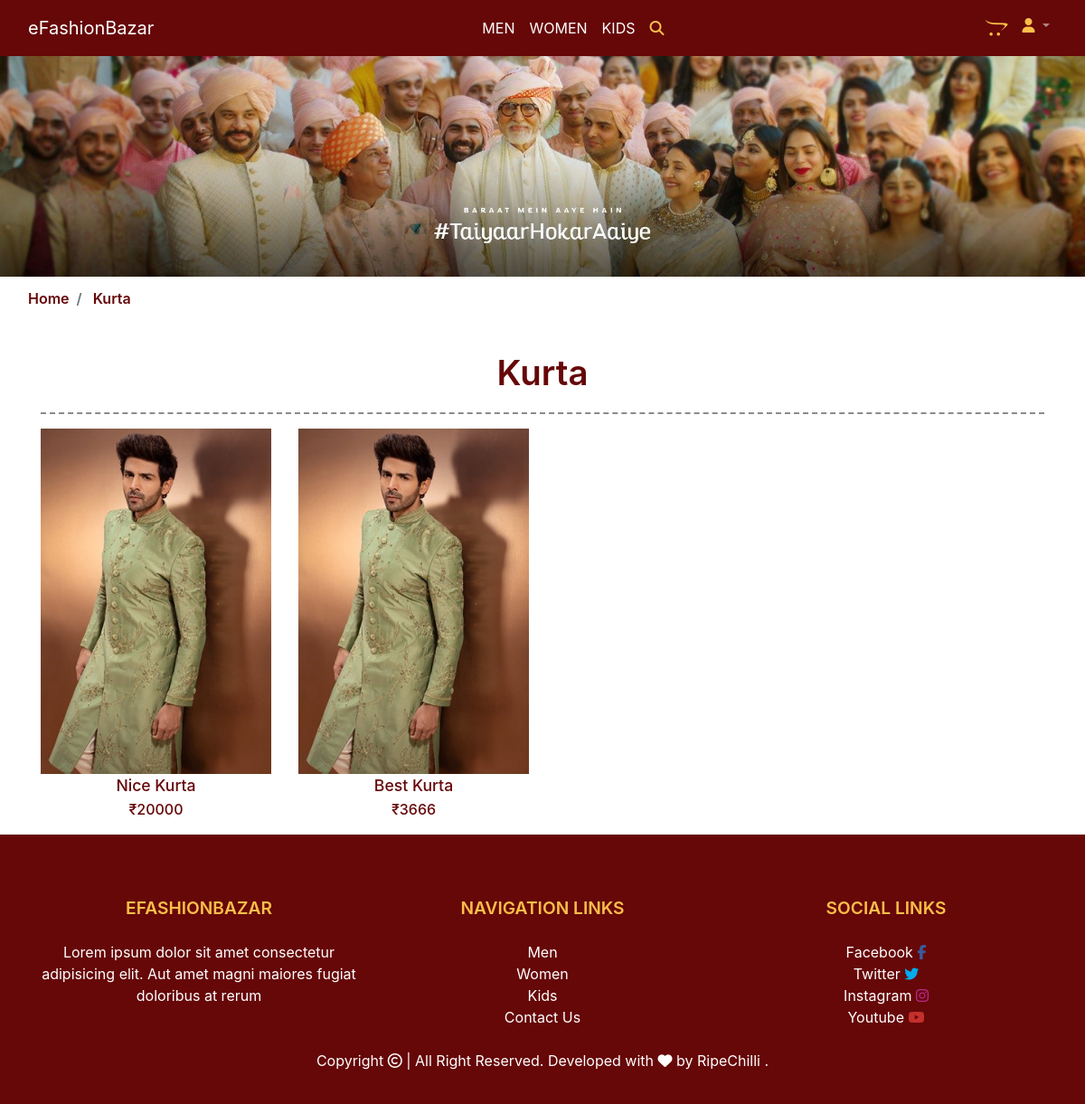
The app's page /category/4/ with its own data.
### products/models.py (models this page shows, shortened)
class Category(models.Model):
    title = models.CharField(max_length=200)
    poster = models.ImageField(upload_to='Category Poster', null=True)
    _for = models.ForeignKey(Available_For, on_delete=models.CASCADE, null=True)

class Item(models.Model):
    category = models.ForeignKey(Category, on_delete=models.CASCADE)
    p_name = models.CharField(max_length=200)
    p_image = models.ImageField(upload_to='Items')
    second_img = models.ImageField(upload_to='Second Img', null=True, blank=True)
    third_img = models.ImageField(upload_to='Third Img', null=True, blank=True)
    p_price = models.IntegerField()
    p_dis_price = models.IntegerField()
    p_desc = models.TextField()
    small_size = models.BooleanField(null=True)
    medium_size = models.BooleanField(null=True)
    large_size = models.BooleanField(null=True)
    xl_size = models.BooleanField(null=True)
    xxl_size = models.BooleanField(null=True)
    p_slug = models.SlugField(max_length=200)

### products/views.py (the view)
# urls.py: path('category/<int:id>/', category_item, name="category"),
def category_item(request,id):
    items = Item.objects.filter(category=id)
    cate = Category.objects.get(id=id)
    tags = metaTags.objects.all()
    context = {
        'items':items,
        'tag': tags,
        'cate':cate,
    }
    return render(request, 'product.html', context)

### products/templates/product.html (shortened to what this page needs)
{% extends 'base.html' %}
{% block mainCont %} {% load static %}
<section class="banner">
  <img src="{% static 'image/taiyaarcoll_banner1.jpg' %}" class="img-fluid bannerImage" alt="" />
  <nav aria-label="breadcrumb">
    <div class="container-fluid">
      <ol class="breadcrumb breadcrumbClass">
        <li class="breadcrumb-item breadcrumbClassItem">
          <a href="/">Home</a>
        </li>
        <li class="breadcrumb-item breadcrumbClassItem active" aria-current="page"><a
            href="{% url 'category' cate.id %}">
            {{cate.title}}</a>
        </li>
      </ol>
    </div>
  </nav>
</section>
<section class="productSec">
  <div class="container">
    <div class="row">
      <div class="col-lg-12 col-12">
        <p class="text-center categoriesMainTitle">{{cate.title}}</p>
        <hr class="style5" />
      </div>
    </div>
    <div class="row">
      {% for i in items %}
      <div class="col-lg-3 col-md-6 col-6">
        <a href="{% url 'product-detail' i.id %}">
          <img src="{{i.p_image.url}}" class="img-fluid productSecCardImage" alt="" />
          <p class="text-center productSecCardTitle">{{i.p_name}}</p>
          <p class="text-center productSecCardPrice">₹{{i.p_price}}</p>
        </a>
      </div>
      {% endfor %}
    </div>
  </div>
</section>
{% include 'footer.html' %} {% endblock mainCont %}

### products/static/css/itsmystyle.css (style rules this page uses)
html { scroll-behavior: smooth; }
* { margin: 0; padding: 0; box-sizing: border-box; }
a { text-decoration: none; }
li { list-style: none; }
:root { --mainCol: #fcbf49; --bgMainCol: #ffffff; --seconMainBgCol: #660708; --txtCol: #000000; --sidenavtxtcol: #ffffff; }
.categoriesMainTitle { font-size: 2.4rem; font-weight: 600; line-height: 1.4; color: var(--seconMainBgCol); }
hr.style5 { background-color: #fff; border-top: 2px dashed #8c8b8b; }
.bannerImage { width: 100%; }
.breadcrumbClass { background-color: #ffffff; }
.breadcrumbClassItem { color: var(--seconMainBgCol) !important; font-weight: 600; }
.breadcrumbClassItem a { color: var(--seconMainBgCol) !important; }
.productSec { width: 100%; height: auto; margin-top: 2rem; }
.productSecCardImage { width: 100%; }
.productSecCardTitle { font-size: 1.1rem; font-weight: 500; color: var(--seconMainBgCol); margin-bottom: 0rem; }
.productSecCardPrice { font-size: 1rem; font-weight: 500; color: var(--seconMainBgCol); }

### records on screen
Category: title "Kurta"
Item: p_image (picture), p_name "Nice Kurta", p_price "20000"
Item: p_image (picture), p_name "Best Kurta", p_price "3666"
